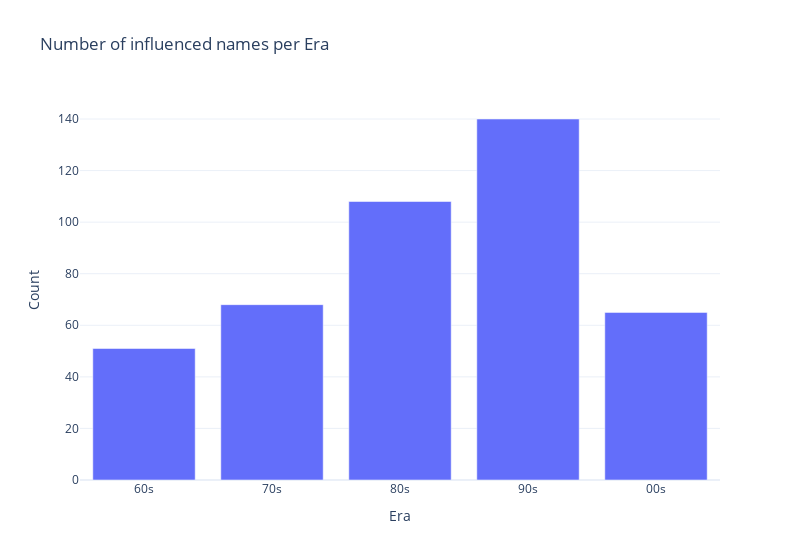

Notebook code for this chart:
### Code cell
# bar chart for eras from 60s to 2020s
influenced_prophet["Era"] = pd.cut(influenced_prophet["Year"], bins=[1960, 1970, 1980, 1990, 2000, 2020], labels=["60s", "70s", "80s", "90s", "00s"])
eras = influenced_prophet.groupby("Era").size().reset_index(name="Count")
fig = px.bar(eras, x="Era", y="Count", title="Number of influenced names per Era")
fig.update_layout(
        xaxis_title='Era',
        yaxis_title='Count',
        template="plotly_white",
        width=800
        )
fig.show()
fig.write_html("docs/_includes/influenced_names_per_era.html")

influenced_prophet_90s = influenced_prophet[influenced_prophet["Era"] == "90s"]
influenced_prophet_90s

### Figure 1 — Plotly figure (JSON) as saved in the notebook; plotly's stock layout.template omitted (floating-point values rounded to 4 significant figures)
{"data": [{"alignmentgroup": "True", "hovertemplate": "Era=%{x}<br>Count=%{y}<extra></extra>", "legendgroup": "", "marker": {"color": "#636efa", "pattern": {"shape": ""}}, "name": "", "offsetgroup": "", "orientation": "v", "showlegend": false, "textposition": "auto", "type": "bar", "x": ["60s", "70s", "80s", "90s", "00s"], "xaxis": "x", "y": [51, 68, 108, 140, 65], "yaxis": "y"}], "layout": {"barmode": "relative", "legend": {"tracegroupgap": 0}, "title": {"text": "Number of influenced names per Era"}, "width": 800, "xaxis": {"anchor": "y", "domain": [0, 1], "title": {"text": "Era"}}, "yaxis": {"anchor": "x", "domain": [0, 1], "title": {"text": "Count"}}}}
